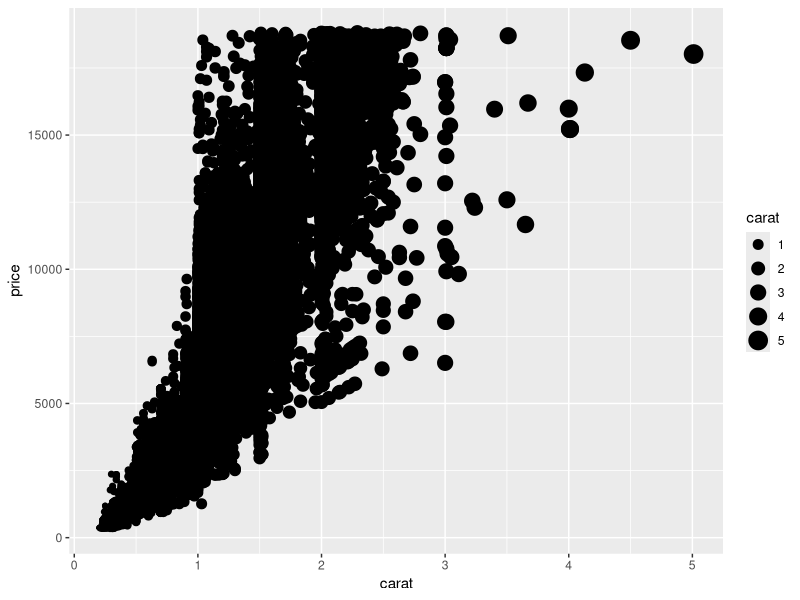
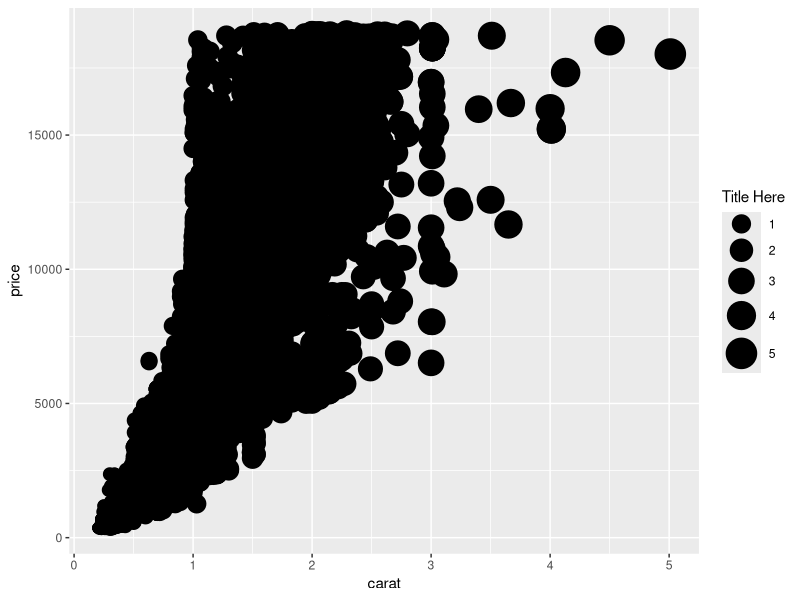
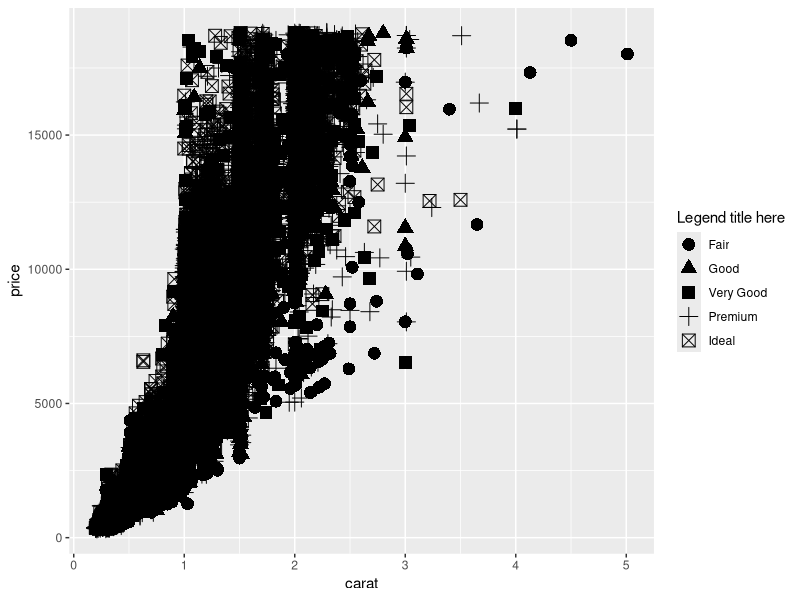
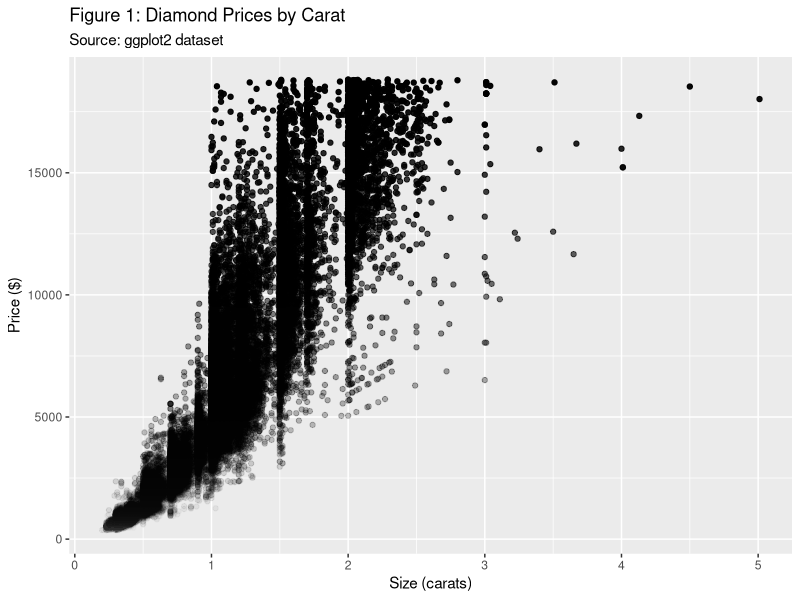
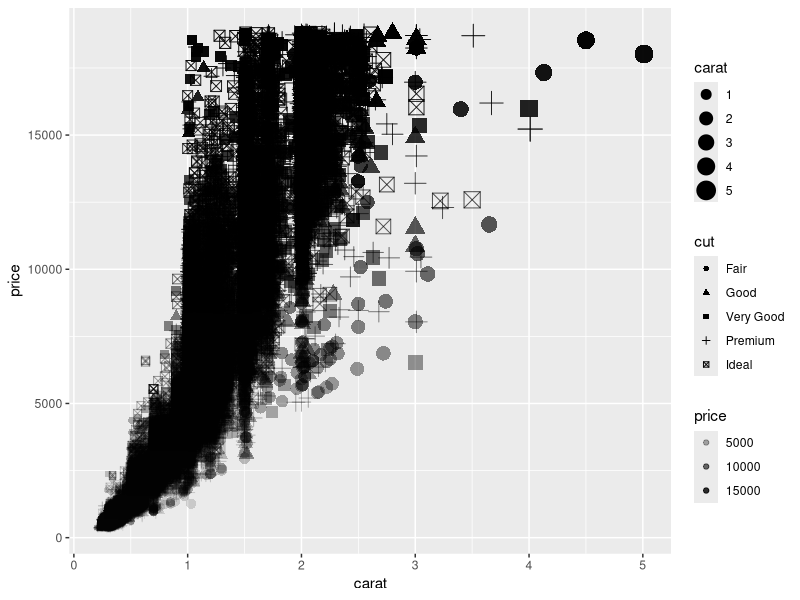
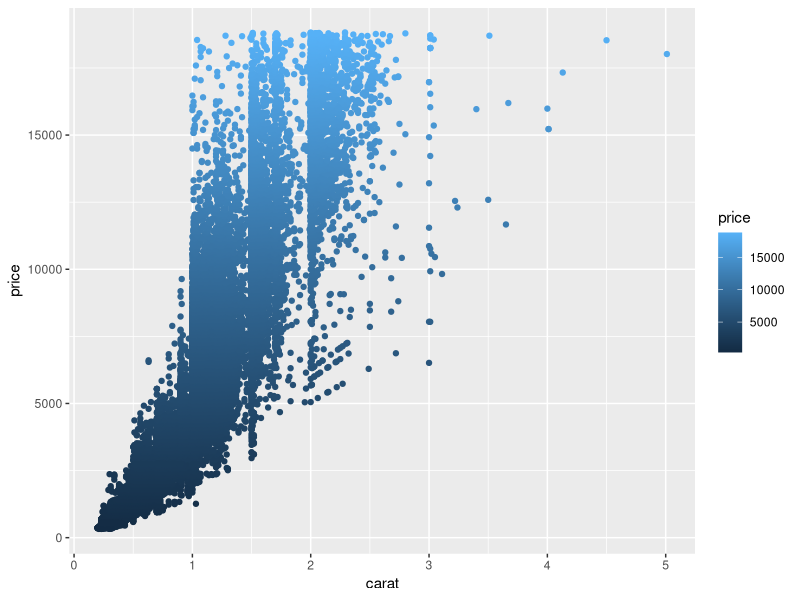
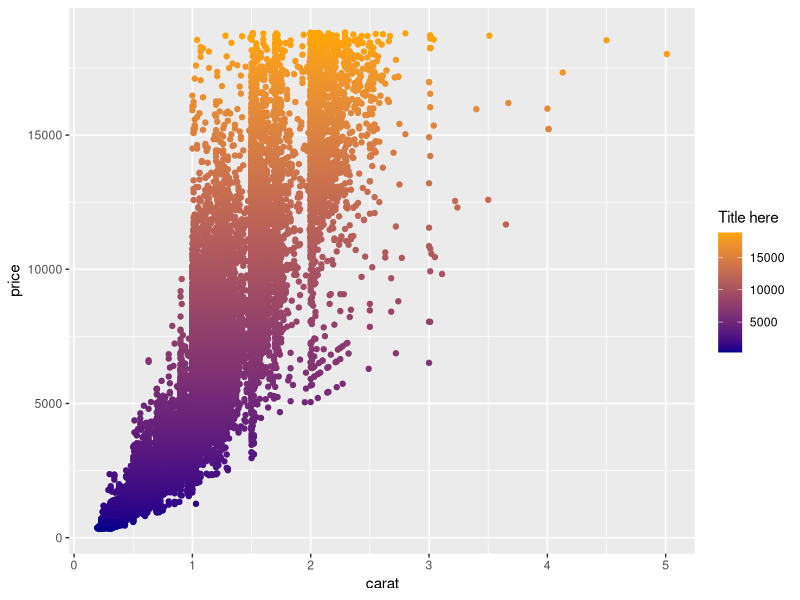
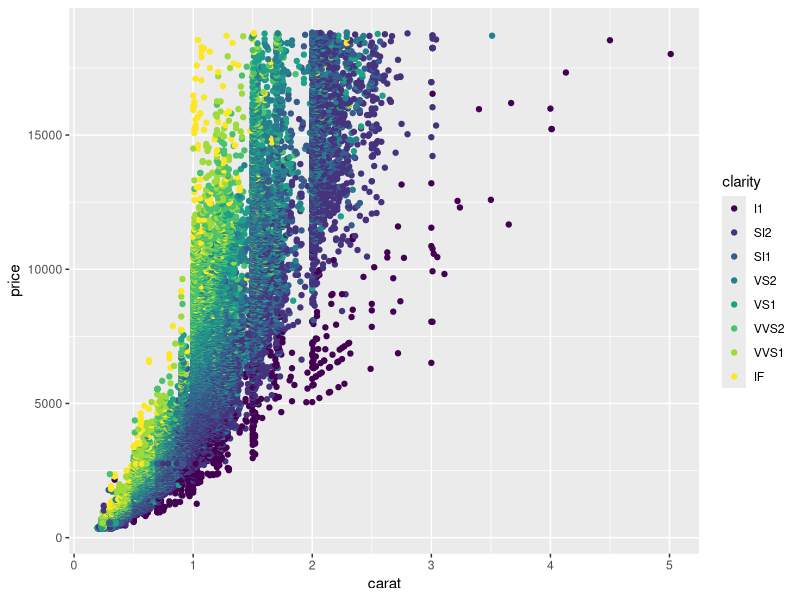

Generate these figures, in order, with R:
## ---- chunk 1
# install.packages("psych")
require("psych")
# install.packages("ggplot2")
require("ggplot2")
#install.packages("RColorBrewer")
require("RColorBrewer")
## ---- chunk 2
ggplot(diamonds, aes(x=carat, y=price)) + 
  geom_point(aes(size=carat))
## ---- chunk 3
ggplot(diamonds, aes(x=carat, y=price)) + 
  geom_point(aes(size=carat)) + scale_size(name="Title Here", range=c(3,10))
## ---- chunk 4
ggplot(diamonds, aes(x=carat, y=price)) + 
  geom_point(aes(shape=cut), size=4) +
  scale_shape(name="Legend title here")
## ---- chunk 5
ggplot(diamonds, aes(x=carat, y=price)) + 
  geom_point(aes(alpha=price)) +
  scale_alpha(range=c(0.001, 1), guide=F) +
  labs(x="Size (carats)", y="Price ($)", title= "Figure 1: Diamond Prices by Carat",
       subtitle= "Source: ggplot2 dataset")

## ---- chunk 6
ggplot(diamonds, aes(x=carat, y=price)) + 
  geom_point(aes(size=carat, shape=cut, alpha=price))
## ---- chunk 7
ggplot(diamonds, aes(x=carat, y=price)) + geom_point(aes(color=price))
## ---- chunk 8
ggplot(diamonds, aes(x=carat, y=price)) + 
  geom_point(aes(color=price)) + 
  scale_color_gradient(name="Title here", low="darkblue", high="orange")
## ---- chunk 9
ggplot(diamonds, aes(x=carat, y=price)) + 
  geom_point(aes(color=clarity))
## ---- chunk 10
# First load the scales package
require(scales)
# Then specify how many values you want to return. In this case 8. 
show_col(hue_pal()(8))
## ---- chunk 11
ggplot(diamonds, aes(x=carat, y=price)) + 
  geom_point(aes(color=clarity)) +
  scale_color_manual(name="Legend title", values=c("red", "darkblue","darkgreen", "grey50", "darkorange", "grey3", "black", "darkred"))
## ---- chunk 12
display.brewer.all()
## ---- chunk 13
ggplot(diamonds, aes(x=carat, y=price)) + 
  geom_point(aes(color=clarity)) +
  scale_color_brewer(name="Title here", palette="RdYlGn")
## ---- chunk 14
ggplot(diamonds, aes(x=carat, y=price)) + 
  geom_point(alpha=0.3, aes(color=clarity)) +
  scale_color_brewer(name="Clarity", palette="RdYlGn") +
  labs(x="Carat", y="Price", title= "Figure 1: Diamond Prices") +
  theme_minimal() 
## ---- chunk 15
?mtcars
describe(mtcars)
?geom_point
## ---- chunk 16
ex3 <- ggplot(mtcars, aes(wt, mpg)) + 
  geom_point(alpha=0.7, aes(size=wt, color=mpg)) +
  scale_size(name="Weight", range=c(3,10)) +
  scale_color_gradient(name="MPG", low="blue", high="green") +
  labs(x="Weight in lbs (x 1000)", y="MPG", title="Fuel efficiency")
ex3
## ---- chunk 17
ex4 <- ggplot(mpg, aes(cty, hwy)) + 
  geom_point(alpha=0.8, size=6, position='jitter', 
             aes(shape=factor(year), color=factor(cyl))) +
  scale_color_discrete(name="Cylinders") +
  scale_shape(name="Year") +
  labs(x="City MPG", y="Highway MPG", title="Fuel efficiency")
ex4
